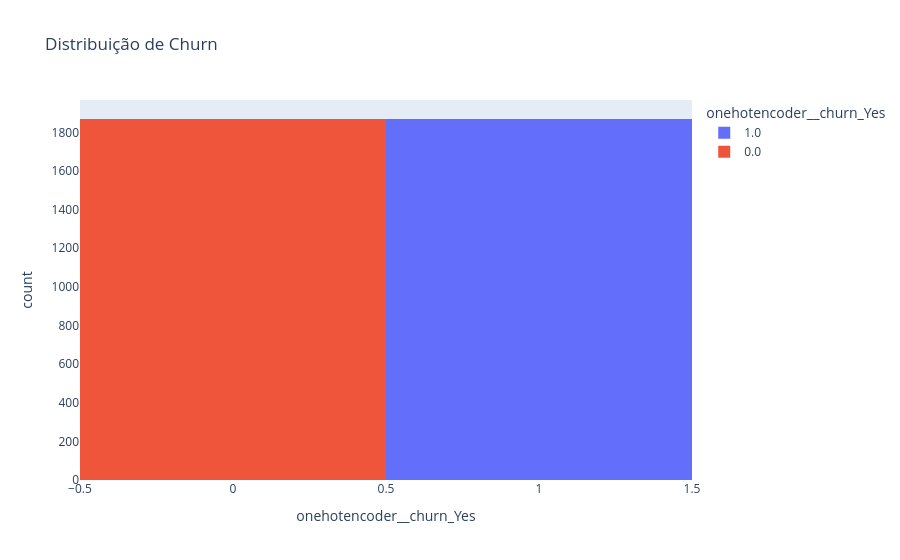

Here is the notebook cell this chart was saved with:
### Code cell
px.histogram(df_final, x='onehotencoder__churn_Yes',color='onehotencoder__churn_Yes', title='Distribuição de Churn')

### Figure 1 — Plotly figure (JSON) as saved in the notebook; plotly's stock layout.template omitted (floating-point values rounded to 4 significant figures; data arrays with more than 128 entries replaced by an {"elided": "..."} marker saying what was removed)
{"data": [{"bingroup": "x", "hovertemplate": "onehotencoder__churn_Yes=%{x}<br>count=%{y}<extra></extra>", "legendgroup": "1.0", "marker": {"color": "#636efa", "pattern": {"shape": ""}}, "name": "1.0", "orientation": "v", "showlegend": true, "type": "histogram", "x": {"elided": "1869 float values"}, "xaxis": "x", "yaxis": "y"}, {"bingroup": "x", "hovertemplate": "onehotencoder__churn_Yes=%{x}<br>count=%{y}<extra></extra>", "legendgroup": "0.0", "marker": {"color": "#EF553B", "pattern": {"shape": ""}}, "name": "0.0", "orientation": "v", "showlegend": true, "type": "histogram", "x": {"elided": "1869 float values"}, "xaxis": "x", "yaxis": "y"}], "layout": {"barmode": "relative", "legend": {"title": {"text": "onehotencoder__churn_Yes"}, "tracegroupgap": 0}, "title": {"text": "Distribuição de Churn"}, "xaxis": {"anchor": "y", "categoryarray": [1, 0], "categoryorder": "array", "domain": [0, 1], "title": {"text": "onehotencoder__churn_Yes"}}, "yaxis": {"anchor": "x", "domain": [0, 1], "title": {"text": "count"}}}}
